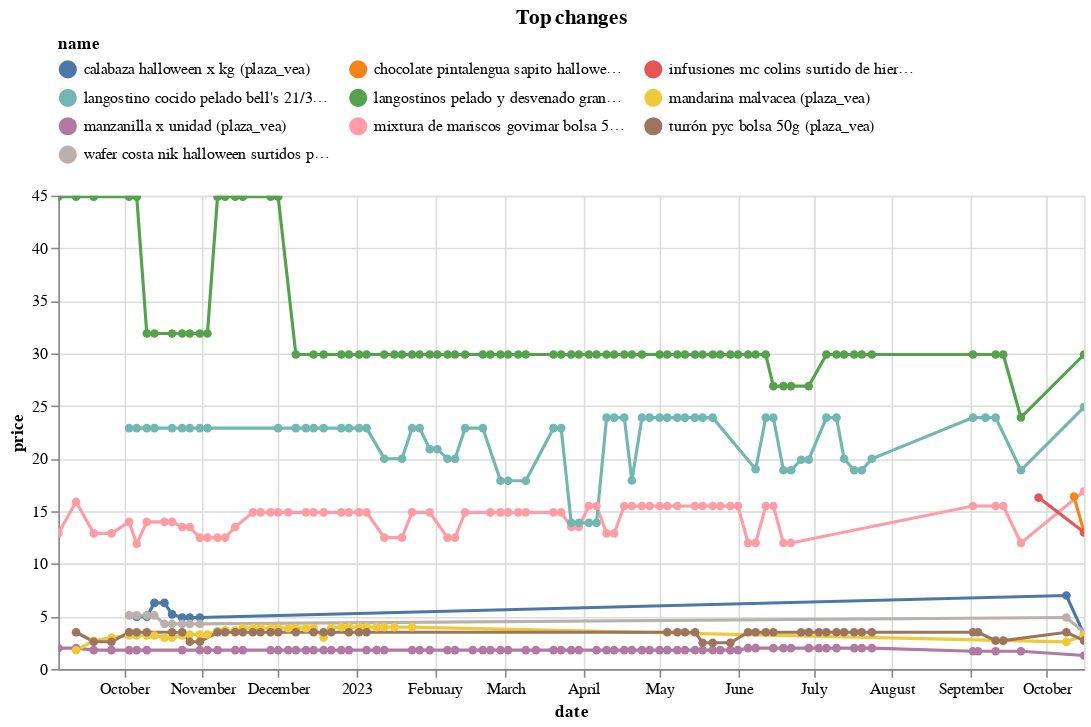

This figure's notebook cell:
### Code cell
top_changes.head(10).pipe(plot_changes, 'Top changes')

### Figure 1 — Vega-Lite specification as saved in the notebook (floating-point values rounded to 4 significant figures; data arrays with more than 128 entries replaced by an {"elided": "..."} marker saying what was removed)
{"config": {"view": {"continuousWidth": 300, "continuousHeight": 300}, "legend": {"columns": 3, "orient": "top"}}, "data": {"name": "data-520ddf0bfc60b028dbe608608fc7d546"}, "mark": {"type": "line", "point": true}, "encoding": {"color": {"field": "name", "scale": {"domain": ["calabaza halloween x kg (plaza_vea)", "chocolate pintalengua sapito halloween bolsa 270g (plaza_vea)", "infusiones mc colins surtido de hierbas caja 100un (plaza_vea)", "langostino cocido pelado bell's 21/30 grande bolsa 300g (plaza_vea)", "langostinos pelado y desvenado grandes santa priscila bolsa 454g (plaza_vea)", "mandarina malvacea (plaza_vea)", "manzanilla x unidad (plaza_vea)", "mixtura de mariscos govimar bolsa 500g (plaza_vea)", "turrón pyc bolsa 50g (plaza_vea)", "wafer costa nik halloween surtidos paquete 6un (plaza_vea)"]}, "type": "nominal"}, "tooltip": [{"field": "name", "type": "nominal"}, {"field": "price", "type": "quantitative"}, {"field": "last_price", "type": "quantitative"}], "x": {"field": "date", "type": "temporal"}, "y": {"field": "price", "type": "quantitative"}}, "params": [{"name": "param_1", "select": {"type": "point", "fields": ["name"]}, "bind": "legend"}, {"name": "param_2", "select": {"type": "interval", "encodings": ["x", "y"]}, "bind": "scales"}], "title": "Top changes", "transform": [{"filter": {"param": "param_1"}}], "width": 650, "$schema": "https://vega.github.io/schema/vega-lite/v5.15.1.json", "datasets": {"data-520ddf0bfc60b028dbe608608fc7d546": {"elided": "409 records"}}}
